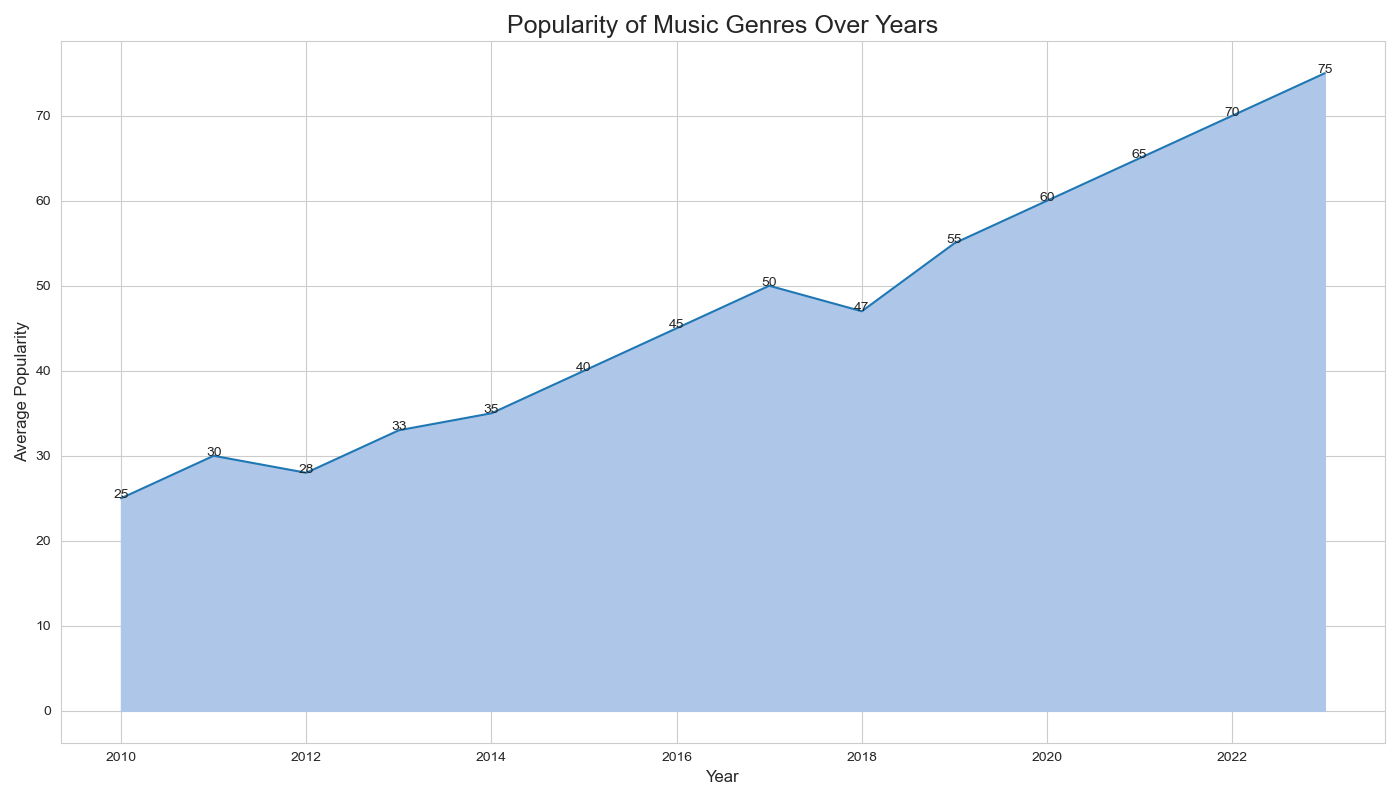

The script that drew this image:

import pandas as pd
import seaborn as sns
import matplotlib.pyplot as plt

# Create a DataFrame from the provided data
data = {
    "Year": [2010, 2011, 2012, 2013, 2014, 2015, 2016, 2017, 2018, 2019, 2020, 2021, 2022, 2023],
    "AveragePopularity": [25, 30, 28, 33, 35, 40, 45, 50, 47, 55, 60, 65, 70, 75]
}
df = pd.DataFrame(data)
df['Year'] = pd.Categorical(df['Year'], categories=data['Year'], ordered=True)

# Set the aesthetic style of the plots
sns.set_style("whitegrid")

# Create the area chart
plt.figure(figsize=(14, 8))
area_chart = sns.lineplot(data=df, x='Year', y='AveragePopularity', color="#1f77b4")

# Filling the area under the line
plt.fill_between(data['Year'], data['AveragePopularity'], color="#aec7e8")

# Customize the axes and title
area_chart.set_title('Popularity of Music Genres Over Years', fontsize=18)
area_chart.set_xlabel('Year', fontsize=12)
area_chart.set_ylabel('Average Popularity', fontsize=12)

# Adding annotations
for i, pop in enumerate(df['AveragePopularity']):
    plt.text(df['Year'][i], pop, str(pop), horizontalalignment='center')

# Show the plot
plt.tight_layout()
plt.show()
